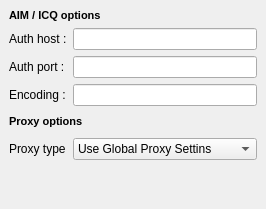
         <widget class="QWidget" name="aimAdvancedSettings" >
          <layout class="QGridLayout" >
           <property name="margin" >
            <number>9</number>
           </property>
           <property name="spacing" >
            <number>6</number>
           </property>
           <item row="0" column="0" >
            <layout class="QGridLayout" >
             <property name="margin" >
              <number>0</number>
             </property>
             <property name="spacing" >
              <number>6</number>
             </property>
             <item row="0" column="0" colspan="3" >
              <widget class="QLabel" name="label_7" >
               <property name="maximumSize" >
                <size>
                 <width>16777215</width>
                 <height>22</height>
                </size>
               </property>
               <property name="text" >
                <string>&lt;html>&lt;head>&lt;meta name="qrichtext" content="1" />&lt;/head>&lt;body style=" white-space: pre-wrap; font-family:MS Shell Dlg; font-size:8.25pt; font-weight:400; font-style:normal; text-decoration:none;">&lt;p style=" margin-top:0px; margin-bottom:0px; margin-left:0px; margin-right:0px; -qt-block-indent:0; text-indent:0px;">&lt;span style=" font-weight:600;">AIM / ICQ options&lt;/span>&lt;/p>&lt;/body>&lt;/html></string>
               </property>
              </widget>
             </item>
             <item row="1" column="1" colspan="2" >
              <widget class="QLineEdit" name="aimAuthHostEdit" >
               <property name="maximumSize" >
                <size>
                 <width>16777215</width>
                 <height>16777215</height>
                </size>
               </property>
              </widget>
             </item>
             <item row="3" column="1" colspan="2" >
              <widget class="QLineEdit" name="aimEncodingEdit" >
               <property name="maximumSize" >
                <size>
                 <width>16777215</width>
                 <height>16777215</height>
                </size>
               </property>
              </widget>
             </item>
             <item row="2" column="1" colspan="2" >
              <widget class="QLineEdit" name="aimAuthEdit" >
               <property name="maximumSize" >
                <size>
                 <width>16777215</width>
                 <height>16777215</height>
                </size>
               </property>
              </widget>
             </item>
             <item row="5" column="1" colspan="2" >
              <widget class="QComboBox" name="aimProxyCombo" >
               <property name="maximumSize" >
                <size>
                 <width>16777215</width>
                 <height>16777215</height>
                </size>
               </property>
               <item>
                <property name="text" >
                 <string>Use Global Proxy Settins</string>
                </property>
               </item>
               <item>
                <property name="text" >
                 <string>No Proxy</string>
                </property>
               </item>
               <item>
                <property name="text" >
                 <string>HTTP</string>
                </property>
               </item>
               <item>
                <property name="text" >
                 <string>SOCKS 4</string>
                </property>
               </item>
               <item>
                <property name="text" >
                 <string>SOCKS 5</string>
                </property>
               </item>
               <item>
                <property name="text" >
                 <string>Use Environmental Settins</string>
                </property>
               </item>
              </widget>
             </item>
             <item row="3" column="0" >
              <widget class="QLabel" name="label_10" >
               <property name="text" >
                <string>Encoding :</string>
               </property>
              </widget>
             </item>
             <item row="1" column="0" >
              <widget class="QLabel" name="label_8" >
               <property name="text" >
                <string>Auth host :</string>
               </property>
              </widget>
             </item>
             <item row="5" column="0" >
              <widget class="QLabel" name="label_12" >
               <property name="text" >
                <string>Proxy type</string>
               </property>
              </widget>
             </item>
             <item row="2" column="0" >
              <widget class="QLabel" name="label_9" >
               <property name="text" >
                <string>Auth port :</string>
               </property>
              </widget>
             </item>
             <item row="4" column="0" colspan="2" >
              <widget class="QLabel" name="label_11" >
               <property name="maximumSize" >
                <size>
                 <width>16777215</width>
                 <height>22</height>
                </size>
               </property>
               <property name="text" >
                <string>&lt;html>&lt;head>&lt;meta name="qrichtext" content="1" />&lt;/head>&lt;body style=" white-space: pre-wrap; font-family:MS Shell Dlg; font-size:8.25pt; font-weight:400; font-style:normal; text-decoration:none;">&lt;p style=" margin-top:0px; margin-bottom:0px; margin-left:0px; margin-right:0px; -qt-block-indent:0; text-indent:0px;">&lt;span style=" font-weight:600;">Proxy options&lt;/span>&lt;/p>&lt;/body>&lt;/html></string>
               </property>
              </widget>
             </item>
             <item row="4" column="2" >
              <spacer>
               <property name="orientation" >
                <enum>Qt::Horizontal</enum>
               </property>
               <property name="sizeHint" >
                <size>
                 <width>40</width>
                 <height>20</height>
                </size>
               </property>
              </spacer>
             </item>
            </layout>
           </item>
           <item row="1" column="0" >
            <spacer>
             <property name="orientation" >
              <enum>Qt::Vertical</enum>
             </property>
             <property name="sizeHint" >
              <size>
               <width>20</width>
               <height>40</height>
              </size>
             </property>
            </spacer>
           </item>
          </layout>
         </widget>
